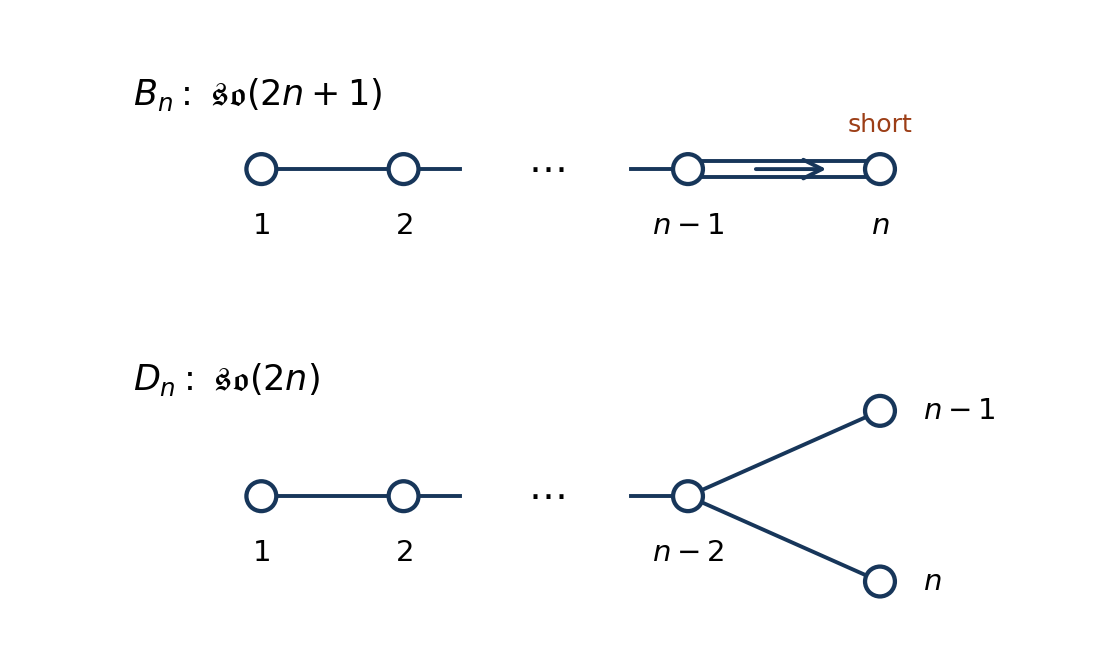

Generate this figure with Python:
"""Draw the orthogonal Dynkin families; Python 3.14, numpy/matplotlib.

Run from the desired output directory. Writes only the PNG in that directory.
"""
from pathlib import Path
import matplotlib
matplotlib.use("Agg")
import matplotlib.pyplot as plt
from matplotlib.patches import Circle, FancyArrowPatch


def node(ax, x, y, label):
    ax.add_patch(Circle((x, y), 0.105, facecolor="white", edgecolor="#17365a", linewidth=2.2, zorder=3))
    ax.text(x, y - 0.30, label, ha="center", va="top", fontsize=15)


def edge(ax, a, b):
    ax.plot([a[0], b[0]], [a[1], b[1]], color="#17365a", linewidth=2, zorder=1)


def main():
    fig, axes = plt.subplots(2, 1, figsize=(8.0, 4.8), facecolor="white")
    for ax in axes:
        ax.set(xlim=(-1.0, 5.2), ylim=(-1.0, 1.0), aspect="equal")
        ax.axis("off")
    ax = axes[0]
    ax.text(-0.9, 0.45, r"$B_n:\ \mathfrak{so}(2n+1)$", fontsize=18)
    for x, label in [(0, "$1$"), (1, "$2$"), (3, "$n-1$"), (4.35, "$n$")]:
        node(ax, x, 0, label)
    edge(ax, (0, 0), (1, 0))
    edge(ax, (1, 0), (1.4, 0))
    ax.text(2, 0, r"$\cdots$", ha="center", va="center", fontsize=20)
    edge(ax, (2.6, 0), (3, 0))
    for y in [-0.055, 0.055]:
        edge(ax, (3.08, y), (4.27, y))
    ax.add_patch(FancyArrowPatch((3.45, 0), (4.0, 0), arrowstyle="->", mutation_scale=24, linewidth=2, color="#17365a", zorder=4))
    ax.text(4.35, 0.26, "short", ha="center", fontsize=13, color="#9c3e17")
    ax = axes[1]
    ax.text(-0.9, 0.75, r"$D_n:\ \mathfrak{so}(2n)$", fontsize=18)
    for x, label in [(0, "$1$"), (1, "$2$"), (3, "$n-2$")]:
        node(ax, x, 0, label)
    edge(ax, (0, 0), (1, 0))
    edge(ax, (1, 0), (1.4, 0))
    ax.text(2, 0, r"$\cdots$", ha="center", va="center", fontsize=20)
    edge(ax, (2.6, 0), (3, 0))
    for y, label in [(0.60, "$n-1$"), (-0.60, "$n$")]:
        edge(ax, (3, 0), (4.35, y))
        ax.add_patch(Circle((4.35, y), 0.105, facecolor="white", edgecolor="#17365a", linewidth=2.2, zorder=3))
        ax.text(4.65, y, label, ha="left", va="center", fontsize=15)
    fig.subplots_adjust(left=0.04, right=0.96, top=0.96, bottom=0.05, hspace=0.15)
    fig.savefig(Path("2025-orthogonal-dynkin-diagrams.png"), dpi=140, facecolor="white", transparent=False)
    plt.close(fig)


if __name__ == "__main__":
    main()
